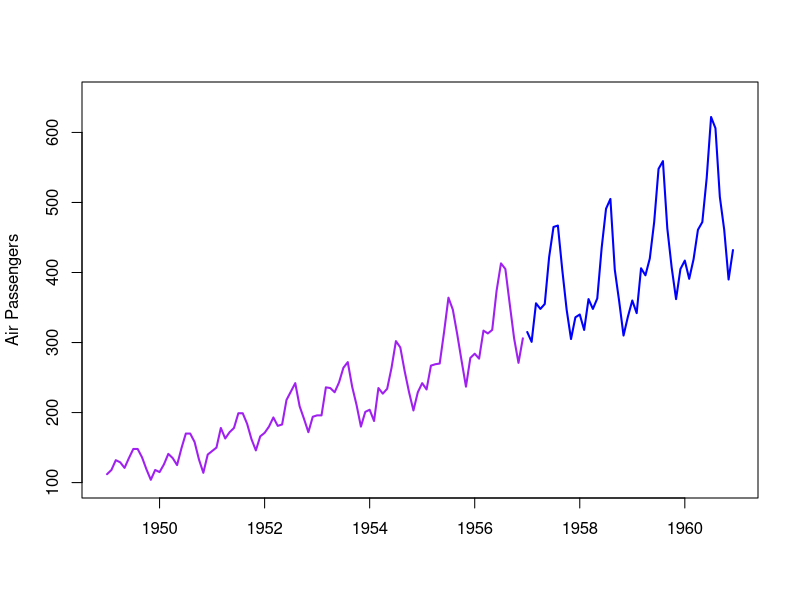
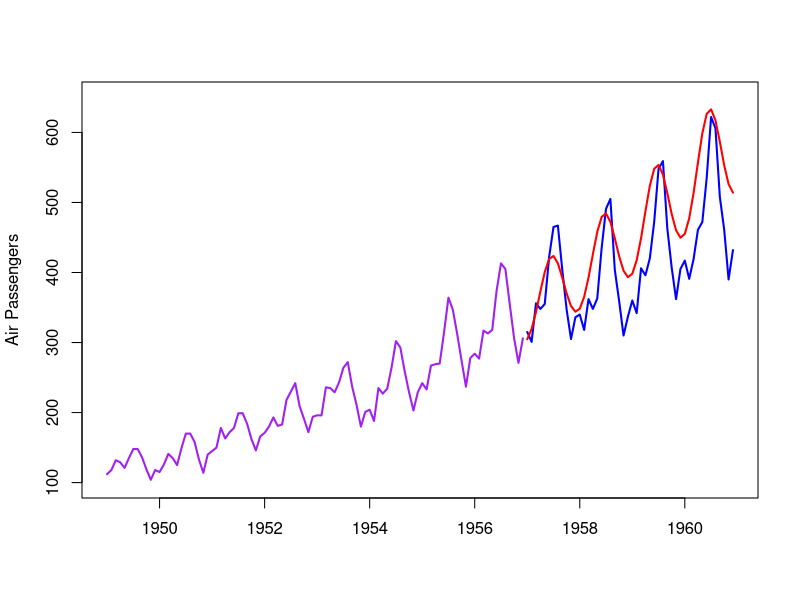

Here is the R script that generated these plots, in order: (Note: this script raises an error after producing the figures.)
################ Problem 3  ###################################
cat("Problem 3")

#Read data
#par(mfrow = c(1,1))
data_train=AirPassengers[1:96]
data_test = AirPassengers[97:144]
tme = time(AirPassengers)
tme_min = min(tme)
tme_max =max(tme)
plot(NULL,xlim=c(tme_min,tme_max),ylim=c(100,650)
     ,xlab='',ylab='Air Passengers')
lines(tme[1:96],data_train,lwd=2,col='purple')
lines(tme[97:144],data_test,lwd=2,col='blue')

#Represent data as dataframe
data.train = cbind.data.frame(time=tme[1:96],AirPassengers=data_train)
data.test = cbind.data.frame(time=tme[97:144],AirPassengers=data_test)
data.train$t = data.train$time -1949
data.test$t = data.test$t - 1949
head(data.train)

tail(data.train)
head(data.test)
tail(data.test)

#fitting model y = exp(alpha0 + alpha1*t + beta1*sin(omega*t) + beta2*cos(omega*t) + epsilon)
# where omega = 2*pi and epsilon follows N(0, sigma^2)

omega=2*pi
fit.lm = lm(log(AirPassengers)~t+sin(omega*t)+cos(omega*t),data=data.train)
summary(fit.lm)

#predict test data

data.test$y_hat = exp(predict(fit.lm,newdata = data.test))
head(data.test)

#Plotting prediction
plot(NULL,xlim=c(tme_min,tme_max),ylim=c(100,650)
     ,xlab='',ylab='Air Passengers')
lines(tme[1:96],data_train,lwd=2,col='purple')
lines(tme[97:144],data_test,lwd=2,col='blue')
lines(tme[97:144],data.test$y_hat,lwd=2,col='red')

############Problem 3#################

#a) Assume Cauchy(0,1) prior on alpha0, alpha1, beta1, beta2 and Half-Cauchy(0,1) prior
#on sigma and find posterior mode using optim routine.

dHalfCauchy = function(theta,log=FALSE){
  if(log==FALSE){
    return(2/(pi*(1+theta^2)))
  }else{
    return(log(2)-log(pi)-log(1+theta^2))
  }
}
logLikelihood<- function(param, t, y)
{
  #y = exp(alpha0 + alpha1*t + beta1*sin(omega*t) + beta2*cos(omega*t) + epsilon
  omega = 2*pi
  alpha0  = param[1]
  alpha1 = param[2]
  beta1 = param[3]
  beta2 = param[4]
  sigma = param[5]
  
  pred = alpha0 + alpha1 * t + beta1* sin(omega*t) + beta2 * cos(omega*t)
  res = log(y) - pred
  
  #res follows N(0, sigma^2) : pdf = (1/root(2*pi*sigma))*exp(-(x^2)/2*(sigma^2))
  
  log_likelihoods = -(0.5*(log(2) + log(pi)))  - log(sigma) - (1/2*((res/sigma)^2)) 
  #og_likelihoods = dnorm(res, 0, sigma, log = T)
  return (sum(log_likelihoods))
}

logPrior<-function(param)
{
  alpha0  = param[1]
  alpha1 = param[2]
  beta1 = param[3]
  beta2 = param[4]
  sigma = param[5]
  
  alpha_priors = dcauchy(alpha0,0,1, log = T) + dcauchy(alpha1,0,1, log = T)
  beta_priors = dcauchy(beta1,0,1, log = T) + dcauchy(beta2,0,1,log=T)
  sigma_prior = dHalfCauchy(sigma, log = T)
  
  return (alpha_priors + beta_priors + sigma_prior)
}

logPosterior<- function(param, x, y)
{
  like = logLikelihood(param=param,t = x, y = y)
  prior = logPrior(param=param)
  post  = like + prior
  return ( post )
}

param.init = c(0, 1, 1, 1, 1)
logLikelihood(param.init, t = data.train$t, y = data.train$AirPassengers)
logPrior(param.init)
logPosterior(param.init, x = data.train$t, y = data.train$AirPassengers)

negativeLogPosterior<- function(param)
{
  return (- logPosterior(param, x = data.train$t, y = data.train$AirPassengers))
}

posteriorMode = optim(param.init, negativeLogPosterior)$par

posteriorMode
OLS_params = c(fit.lm$coefficients, sigma(fit.lm))
OLS_params
## The MLE estimate of linear model fit and the posterior mode estimates almost match upto the decimal

## b) MCMC sampling

#install.packages('mvtnorm')
library('mvtnorm')

proposalfunction = function(param,x){
  X=cbind(rep(1,length(x)),x, sin(omega*x), cos(omega*x))
  
  S=(param[5]^2)*solve(t(X)%*%X)
  prop = c(rmvnorm(1
                   ,mean = param[1:4]
                   ,sigma = S)
           ,rgamma(1,param[5]*5,5))
  return(prop)
}

run_metropolis = function(startvalue, N.sim, burnin){
  iterations = N.sim + burnin
  chain = array(dim = c(iterations+1,5))
  chain[1,] = startvalue
  for (i in 1:iterations){
    proposal = proposalfunction(chain[i,],x=x)
    
    probab = exp(logPosterior(param=proposal
                              ,y=y,x=x) 
                 - logPosterior(param=chain[i,]
                                ,y=y,x=x))
    
    if (runif(1) < probab){
      chain[i+1,] = proposal
    }else{
      chain[i+1,] = chain[i,]
    }
  }
  return(chain)
}
omega = 2*pi
options(warn=-1)
y=data.train$AirPassengers
x=data.train$t
startvalue = c(1, 1, 1, 1, 1)
N.sim=10000
burnin=1000

set.seed(1)
chain = run_metropolis(startvalue=startvalue
                       ,N.sim=N.sim
                       ,burnin=burnin)
colnames(chain)=c("alpha0","alpha1","beta1", "beta2", "sigma")
converged_chain=chain[(burnin+1):nrow(chain),]
options(warn=0)

### c) Trace and Density plot
par(mfrow=c(5,2))
plot(ts(chain[,"alpha0"]),lwd=2
     ,ylab = "alpha0")
plot(density(chain[,"alpha0"]),lwd=2
     ,main = "",col='red'
     ,xlab = "alpha0")

plot(ts(chain[,"alpha1"]),lwd=2
     ,ylab = "alpha1")
plot(density(chain[,"alpha1"]),lwd=2
     ,main = "",col='red'
     ,xlab = "alpha1")

plot(ts(chain[,"beta1"]),lwd=2
     ,ylab = "beta1")
plot(density(chain[,"beta1"]),lwd=2
     ,main = "",col='red'
     ,xlab = "beta")

plot(ts(chain[,"beta2"]),lwd=2
     ,ylab = "beta2")
plot(density(chain[,"beta2"]),lwd=2
     ,main = "",col='red'
     ,xlab = "beta2")

plot(ts(chain[,"sigma"]),lwd=2
     ,ylab = "sigma")
plot(density(chain[,"sigma"]),lwd=2
     ,main = "",col='red'
     ,xlab = "sigma")

theta_hat = apply(converged_chain, 2, mean)

## d) First 100 predicted path
par(mfrow = c(1,1))
plot(NULL,xlim=c(tme_min,tme_max),ylim=c(100,650)
     ,xlab='',ylab='Air Passengers')
lines(tme[1:96],data_train,lwd=2,col='purple')
#lines(tme[97:144],data_test,lwd=2,col='black')

n = nrow(data.test)
y_hats = matrix(data = 0,nrow = n, ncol = N.sim)


for (i in 1:100)
{
  j1 = burnin + i
  x = data.test$t
  
  theta_i = chain[j1,]
  
  alpha0 = theta_i[1]
  alpha1 = theta_i[2]
  beta1 = theta_i[3]
  beta2 = theta_i[4]
  sigma = theta_i[5]
  
  eps_t = rnorm(length(x), mean = 0, sd = sigma)
  y = exp(alpha0 + (alpha1*x) + (beta1*sin(omega*x)) + (beta2*cos(omega*x)) + eps_t)
  lines(tme[97:144],y, type = 'l', lwd = 2, col = 'cyan')
}

for (i in 1:N.sim)
{
  j1 = burnin + i
  x = data.test$t
  
  theta_i = chain[j1,]
  
  alpha0 = theta_i[1]
  alpha1 = theta_i[2]
  beta1 = theta_i[3]
  beta2 = theta_i[4]
  sigma = theta_i[5]
  
  eps_t = rnorm(length(x), mean = 0, sd = sigma)
  y = exp(alpha0 + (alpha1*x) + (beta1*sin(omega*x)) + (beta2*cos(omega*x)) + eps_t)
  y_hats[,i] = y
}

## e) 95% Bayesian Interval
y_hat_lb = apply(y_hats, 1, quantile, 0.025)
y_hat_ub = apply(y_hats, 1, quantile, 0.975)
y_hat = apply(y_hats, 1, mean)

lines(tme[97:144],y_hat_lb, type = 'l', lwd = 2, col = 'black')
lines(tme[97:144],y_hat_ub, type = 'l', lwd = 2, col = 'black')
lines(tme[97:144],y_hat, type = 'l', lwd = 2, col ='green')
lines(tme[97:144],data_test,lwd=2,col='red')
legend('topleft',legend = c('Train data','Simulated Predicted paths',
                            'Confidence bounds','Mean Prediction path',
                            'Test data'),
       col = c('purple','cyan','black','green','red'), lty = 1,
       cex = 0.8
)

##3.f) If we increase the number of seasonality components,
#i.e, instead of only sin(omega*t) + cos(omega*t) we now add
#sin (omega*t) + cos(omega*t) + sin(2*omega*t) + cos(2*omega*t) and so on.

## Showing difference for OLS fit

#current model summary
summary(fit.lm)

rmse_test = sqrt(sum((data.test$AirPassengers - data.test$y_hat)**2)/nrow(data.test)) 
rmse_test

#current linear model's test data RMSE = 63.93219

# Increasing model seasonal components:
fit.lm = lm(log(AirPassengers)~t+sin(omega*t)+cos(omega*t) + sin(2*omega*t) + cos(2*omega*t),data=data.train)
summary(fit.lm)

#We can see that this model's adjusted R2(0.97) is better than the previous model's adjusted R2(0.94).
data.test$y_hat = exp(predict(fit.lm,newdata = data.test))
rmse_test = sqrt(sum((data.test$AirPassengers - data.test$y_hat)**2)/nrow(data.test)) 
rmse_test

#Also the RMSE has decreased for this new model. Similarly by increasing the seasonality components sin cos terms with increasing omega's (omega, 2*omega, 3*omega and so on) , the model gets better.

#new model prediction plot for OLS
plot(NULL,xlim=c(tme_min,tme_max),ylim=c(100,650)
     ,xlab='',ylab='Air Passengers')
lines(tme[1:96],data_train,lwd=2,col='purple')
lines(tme[97:144],data_test,lwd=2,col='blue')
lines(tme[97:144],data.test$y_hat,lwd=2,col='red')

#by adding one more seasonal component it gets even better

fit.lm = lm(log(AirPassengers)~t+sin(omega*t)+cos(omega*t) + 
              sin(2*omega*t) + cos(2*omega*t)
            + sin(3*omega*t) + cos(3*omega*t),data=data.train)
summary(fit.lm)

#We can see that this model's adjusted R2 is even better.
data.test$y_hat = exp(predict(fit.lm,newdata = data.test))
rmse_test = sqrt(sum((data.test$AirPassengers - data.test$y_hat)**2)/nrow(data.test)) 
rmse_test

#Also the RMSE has decreased even further.
#new model prediction plot for OLS
plot(NULL,xlim=c(tme_min,tme_max),ylim=c(100,650)
     ,xlab='',ylab='Air Passengers')
lines(tme[1:96],data_train,lwd=2,col='purple')
lines(tme[97:144],data_test,lwd=2,col='blue')
lines(tme[97:144],data.test$y_hat,lwd=2,col='red')
